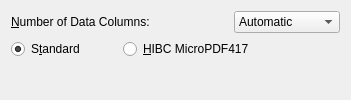
<ui version="4.0" >
 <class>grpMicroPDF</class>
 <widget class="QWidget" name="grpMicroPDF" >
  <property name="geometry" >
   <rect>
    <x>0</x>
    <y>0</y>
    <width>351</width>
    <height>100</height>
   </rect>
  </property>
  <property name="windowTitle" >
   <string>Form</string>
  </property>
  <layout class="QVBoxLayout" name="verticalLayout" >
   <item>
    <layout class="QGridLayout" name="gridLayout" >
     <item row="0" column="0" colspan="2" >
      <widget class="QLabel" name="lblMPDFCols" >
       <property name="text" >
        <string>&amp;Number of Data Columns:</string>
       </property>
       <property name="alignment" >
        <set>Qt::AlignLeading|Qt::AlignLeft|Qt::AlignVCenter</set>
       </property>
       <property name="buddy" >
        <cstring>cmbMPDFCols</cstring>
       </property>
      </widget>
     </item>
     <item row="0" column="2" >
      <widget class="QComboBox" name="cmbMPDFCols" >
       <item>
        <property name="text" >
         <string>Automatic</string>
        </property>
       </item>
       <item>
        <property name="text" >
         <string>1</string>
        </property>
       </item>
       <item>
        <property name="text" >
         <string>2</string>
        </property>
       </item>
       <item>
        <property name="text" >
         <string>3</string>
        </property>
       </item>
       <item>
        <property name="text" >
         <string>4</string>
        </property>
       </item>
      </widget>
     </item>
     <item row="1" column="0" >
      <widget class="QRadioButton" name="radMPDFStand" >
       <property name="text" >
        <string>S&amp;tandard</string>
       </property>
       <property name="checked" >
        <bool>true</bool>
       </property>
      </widget>
     </item>
     <item row="1" column="1" colspan="2" >
      <widget class="QRadioButton" name="radMPDFHIBC" >
       <property name="text" >
        <string>&amp;HIBC MicroPDF417</string>
       </property>
      </widget>
     </item>
    </layout>
   </item>
   <item>
    <spacer name="verticalSpacer" >
     <property name="orientation" >
      <enum>Qt::Vertical</enum>
     </property>
     <property name="sizeHint" stdset="0" >
      <size>
       <width>20</width>
       <height>26</height>
      </size>
     </property>
    </spacer>
   </item>
  </layout>
 </widget>
 <resources/>
 <connections/>
</ui>
